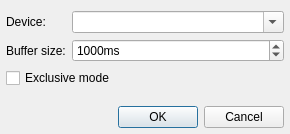
<?xml version="1.0" encoding="UTF-8"?>
<ui version="4.0">
 <class>WASAPISettingsDialog</class>
 <widget class="QDialog" name="WASAPISettingsDialog">
  <property name="geometry">
   <rect>
    <x>0</x>
    <y>0</y>
    <width>290</width>
    <height>134</height>
   </rect>
  </property>
  <property name="windowTitle">
   <string>WASAPI Plugin Settings</string>
  </property>
  <layout class="QFormLayout" name="formLayout">
   <property name="leftMargin">
    <number>6</number>
   </property>
   <property name="rightMargin">
    <number>6</number>
   </property>
   <property name="bottomMargin">
    <number>6</number>
   </property>
   <item row="0" column="0">
    <widget class="QLabel" name="label">
     <property name="sizePolicy">
      <sizepolicy hsizetype="Maximum" vsizetype="Preferred">
       <horstretch>0</horstretch>
       <verstretch>0</verstretch>
      </sizepolicy>
     </property>
     <property name="text">
      <string>Device:</string>
     </property>
    </widget>
   </item>
   <item row="0" column="1">
    <widget class="QComboBox" name="deviceComboBox">
     <property name="sizePolicy">
      <sizepolicy hsizetype="Expanding" vsizetype="Fixed">
       <horstretch>0</horstretch>
       <verstretch>0</verstretch>
      </sizepolicy>
     </property>
     <property name="editable">
      <bool>true</bool>
     </property>
    </widget>
   </item>
   <item row="1" column="0">
    <widget class="QLabel" name="label_2">
     <property name="text">
      <string>Buffer size:</string>
     </property>
    </widget>
   </item>
   <item row="1" column="1">
    <widget class="QSpinBox" name="bufferSizeSpinBox">
     <property name="suffix">
      <string>ms</string>
     </property>
     <property name="minimum">
      <number>500</number>
     </property>
     <property name="maximum">
      <number>6000</number>
     </property>
     <property name="value">
      <number>1000</number>
     </property>
    </widget>
   </item>
   <item row="2" column="0" colspan="2">
    <widget class="QCheckBox" name="exclusiveModeCheckBox">
     <property name="text">
      <string>Exclusive mode</string>
     </property>
    </widget>
   </item>
   <item row="4" column="0" colspan="2">
    <widget class="QDialogButtonBox" name="buttonBox">
     <property name="standardButtons">
      <set>QDialogButtonBox::Cancel|QDialogButtonBox::Ok</set>
     </property>
    </widget>
   </item>
   <item row="3" column="0" colspan="2">
    <spacer name="verticalSpacer">
     <property name="orientation">
      <enum>Qt::Vertical</enum>
     </property>
     <property name="sizeHint" stdset="0">
      <size>
       <width>20</width>
       <height>40</height>
      </size>
     </property>
    </spacer>
   </item>
  </layout>
 </widget>
 <resources/>
 <connections>
  <connection>
   <sender>buttonBox</sender>
   <signal>accepted()</signal>
   <receiver>WASAPISettingsDialog</receiver>
   <slot>accept()</slot>
   <hints>
    <hint type="sourcelabel">
     <x>179</x>
     <y>51</y>
    </hint>
    <hint type="destinationlabel">
     <x>274</x>
     <y>2</y>
    </hint>
   </hints>
  </connection>
  <connection>
   <sender>buttonBox</sender>
   <signal>rejected()</signal>
   <receiver>WASAPISettingsDialog</receiver>
   <slot>reject()</slot>
   <hints>
    <hint type="sourcelabel">
     <x>231</x>
     <y>46</y>
    </hint>
    <hint type="destinationlabel">
     <x>271</x>
     <y>44</y>
    </hint>
   </hints>
  </connection>
 </connections>
</ui>
